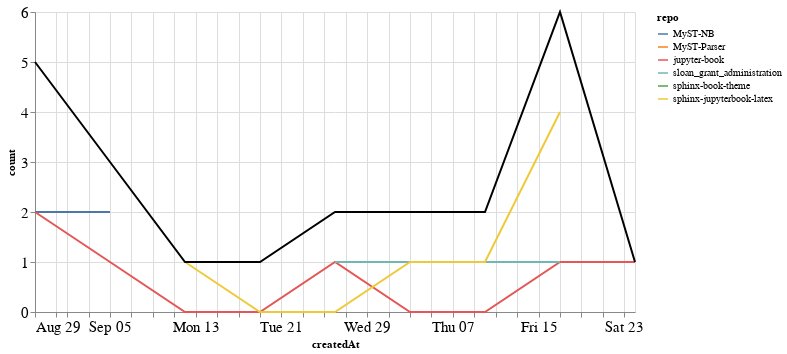

Source (notebook cell):
### Markdown cell above
### PRs

### Code cell
prs_time = prs.groupby('repo').resample('W', on='createdAt').count()['author'].reset_index()
prs_time = prs_time.rename(columns={'author': 'count'})
prs_time_total = prs_time.groupby('createdAt').agg({"count": "sum"}).reset_index()

ch1 = alt.Chart(prs_time, width=600).mark_line().encode(
    x='createdAt',
    y='count',
    color='repo',
    tooltip="repo"
)

ch2 = alt.Chart(prs_time_total, width=600).mark_line(color="black").encode(
    x='createdAt',
    y='count',
)

ch1 + ch2

### Figure 1 — Vega-Lite specification as saved in the notebook (floating-point values rounded to 4 significant figures)
{"config": {"axisLeft": {"labelFontSize": 15}, "axisBottom": {"labelFontSize": 15}}, "layer": [{"data": {"name": "data-778edf46350767e98e286c445f3870e5"}, "mark": "line", "encoding": {"color": {"type": "nominal", "field": "repo"}, "tooltip": {"type": "nominal", "field": "repo"}, "x": {"type": "temporal", "field": "createdAt"}, "y": {"type": "quantitative", "field": "count"}}, "width": 600}, {"data": {"name": "data-ccb127891b3b636150c47406e7375a23"}, "mark": {"type": "line", "color": "black"}, "encoding": {"x": {"type": "temporal", "field": "createdAt"}, "y": {"type": "quantitative", "field": "count"}}, "width": 600}], "$schema": "https://vega.github.io/schema/vega-lite/v4.8.1.json", "datasets": {"data-778edf46350767e98e286c445f3870e5": [{"repo": "MyST-NB", "createdAt": "2021-08-29T00:00:00", "count": 2}, {"repo": "MyST-NB", "createdAt": "2021-09-05T00:00:00", "count": 2}, {"repo": "MyST-Parser", "createdAt": "2021-08-29T00:00:00", "count": 1}, {"repo": "jupyter-book", "createdAt": "2021-08-29T00:00:00", "count": 2}, {"repo": "jupyter-book", "createdAt": "2021-09-05T00:00:00", "count": 1}, {"repo": "jupyter-book", "createdAt": "2021-09-12T00:00:00", "count": 0}, {"repo": "jupyter-book", "createdAt": "2021-09-19T00:00:00", "count": 0}, {"repo": "jupyter-book", "createdAt": "2021-09-26T00:00:00", "count": 1}, {"repo": "jupyter-book", "createdAt": "2021-10-03T00:00:00", "count": 0}, {"repo": "jupyter-book", "createdAt": "2021-10-10T00:00:00", "count": 0}, {"repo": "jupyter-book", "createdAt": "2021-10-17T00:00:00", "count": 1}, {"repo": "jupyter-book", "createdAt": "2021-10-24T00:00:00", "count": 1}, {"repo": "sloan_grant_administration", "createdAt": "2021-09-26T00:00:00", "count": 1}, {"repo": "sloan_grant_administration", "createdAt": "2021-10-03T00:00:00", "count": 1}, {"repo": "sloan_grant_administration", "createdAt": "2021-10-10T00:00:00", "count": 1}, {"repo": "sloan_grant_administration", "createdAt": "2021-10-17T00:00:00", "count": 1}, {"repo": "sphinx-book-theme", "createdAt": "2021-09-19T00:00:00", "count": 1}, {"repo": "sphinx-jupyterbook-latex", "createdAt": "2021-09-12T00:00:00", "count": 1}, {"repo": "sphinx-jupyterbook-latex", "createdAt": "2021-09-19T00:00:00", "count": 0}, {"repo": "sphinx-jupyterbook-latex", "createdAt": "2021-09-26T00:00:00", "count": 0}, {"repo": "sphinx-jupyterbook-latex", "createdAt": "2021-10-03T00:00:00", "count": 1}, {"repo": "sphinx-jupyterbook-latex", "createdAt": "2021-10-10T00:00:00", "count": 1}, {"repo": "sphinx-jupyterbook-latex", "createdAt": "2021-10-17T00:00:00", "count": 4}], "data-ccb127891b3b636150c47406e7375a23": [{"createdAt": "2021-08-29T00:00:00", "count": 5}, {"createdAt": "2021-09-05T00:00:00", "count": 3}, {"createdAt": "2021-09-12T00:00:00", "count": 1}, {"createdAt": "2021-09-19T00:00:00", "count": 1}, {"createdAt": "2021-09-26T00:00:00", "count": 2}, {"createdAt": "2021-10-03T00:00:00", "count": 2}, {"createdAt": "2021-10-10T00:00:00", "count": 2}, {"createdAt": "2021-10-17T00:00:00", "count": 6}, {"createdAt": "2021-10-24T00:00:00", "count": 1}]}}
